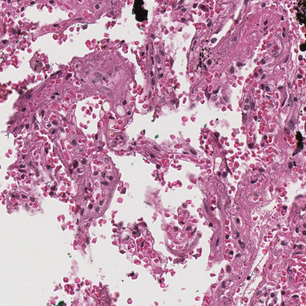
#> input picture models-sandbox/H&E_normalization/HnE_Image.png, 306 x 306 px
$ jupyter execute 'H&E_normalization.ipynb'
#> lines starting #> are read from the running program, lines starting #| are printed output that depends on the picture
[cell 1]
#!/usr/bin/env python
__author__ = "Sreenivas Bhattiprolu"
__license__ = "Feel free to copy, I appreciate if you acknowledge Python for Microscopists"


# https://youtu.be/yUrwEYgZUsA
"""
This code normalizes staining appearance of H&E stained images.
It also separates the hematoxylin and eosing stains in to different images.

Workflow based on the following papers:
A method for normalizing histology slides for quantitative analysis.
M. Macenko et al., ISBI 2009
    http://wwwx.cs.unc.edu/~mn/sites/default/files/macenko2009.pdf

Efficient nucleus detector in histopathology images. J.P. Vink et al., J Microscopy, 2013

Original MATLAB code:
    https://github.com/mitkovetta/staining-normalization/blob/master/normalizeStaining.m

Other useful references:
    https://www.ncbi.nlm.nih.gov/pmc/articles/PMC5226799/
    https://journals.plos.org/plosone/article?id=10.1371/journal.pone.0169875

PROPOSED WORKFLOW:

Input: RGB image
Step 1: Convert RGB to OD
Step 2: Remove data with OD intensity less than β
Step 3: Calculate  singular value decomposition (SVD) on the OD tuples
Step 4: Create plane from the SVD directions corresponding to the
two largest singular values
Step 5: Project data onto the plane, and normalize to unit length
Step 6: Calculate angle of each point wrt the first SVD direction
Step 7: Find robust extremes (αth and (100−α)th 7 percentiles) of the
angle
Step 8: Convert extreme values back to OD space

Output: Optimal Stain Vectors

"""

import numpy as np
import cv2
from matplotlib import pyplot as plt

[cell 2]
############### INPUT RGB IMAGE #######################
#Using opencv to read images may bemore robust compared to using skimage
#but need to remember to convert BGR to RGB.
#Also, convert to float later on and normalize to between 0 and 1.

#Image downloaded from:
#https://pbs.twimg.com/media/C1MkrgQWQAASbdz.jpg
img=cv2.imread('./HnE_Image.png', 1)
#> img is the input picture: shape (306, 306, 3); mean B, G, R 174.5, 149.5, 194.8
img = cv2.cvtColor(img, cv2.COLOR_BGR2RGB)

Io = 240 # Transmitted light intensity, Normalizing factor for image intensities
alpha = 1  #As recommend in the paper. tolerance for the pseudo-min and pseudo-max (default: 1)
beta = 0.15 #As recommended in the paper. OD threshold for transparent pixels (default: 0.15)

[cell 3]
####### Step 1: Convert RGB to OD ###################
## reference H&E OD matrix.
#Can be updated if you know the best values for your image.
#Otherwise use the following default values.
#Read the above referenced papers on this topic.
HERef = np.array([[0.5626, 0.2159],
                  [0.7201, 0.8012],
                  [0.4062, 0.5581]])
### reference maximum stain concentrations for H&E
maxCRef = np.array([1.9705, 1.0308])


# extract the height, width and num of channels of image
h, w, c = img.shape
#> h = 306; w = 306; c = 3

# reshape image to multiple rows and 3 columns.
#Num of rows depends on the image size (wxh)
img = img.reshape((-1,3))

# calculate optical density
# OD = −log10(I)
#OD = -np.log10(img+0.004)  #Use this when reading images with skimage
#Adding 0.004 just to avoid log of zero.

OD = -np.log10((img.astype(float)+1)/Io) #Use this for opencv imread
#Add 1 in case any pixels in the image have a value of 0 (log 0 is indeterminate)

"""
from mpl_toolkits.mplot3d import Axes3D

fig = plt.figure(figsize=(16, 8))
ax1 = fig.add_subplot(121, projection='3d')
ax1.scatter(img[:,0],img[:,1],img[:,2])
ax2 = fig.add_subplot(122, projection='3d')
ax2.scatter(OD[:,0],OD[:,1],OD[:,2])

plt.show()
"""

[cell 4]
############ Step 2: Remove data with OD intensity less than β ############
# remove transparent pixels (clear region with no tissue)
ODhat = OD[~np.any(OD < beta, axis=1)] #Returns an array where OD values are above beta
#Check by printing ODhat.min()

[cell 5]
############# Step 3: Calculate SVD on the OD tuples ######################
#Estimate covariance matrix of ODhat (transposed)
# and then compute eigen values & eigenvectors.
eigvals, eigvecs = np.linalg.eigh(np.cov(ODhat.T))
#> eigvals = [0.00137, 0.00308, 0.0614]; eigvecs = [[-0.188, -0.802, -0.567], [-0.587, 0.555, -0.589], [0.787, 0.223, -0.575]]

[cell 6]
######## Step 4: Create plane from the SVD directions with two largest values ######
#project on the plane spanned by the eigenvectors corresponding to the two
# largest eigenvalues
That = ODhat.dot(eigvecs[:,1:3]) #Dot product
#> That = 21347 pairs, first value -0.3 to 0.367, second value -2.47 to -0.284

[cell 7]
############### Step 5: Project data onto the plane, and normalize to unit length ###########

[cell 8]
############## Step 6: Calculate angle of each point wrt the first SVD direction ########
#find the min and max vectors and project back to OD space
phi = np.arctan2(That[:,1],That[:,0])

minPhi = np.percentile(phi, alpha)
#> minPhi = -1.57
maxPhi = np.percentile(phi, 100-alpha)
#> maxPhi = -1.18

vMin = eigvecs[:,1:3].dot(np.array([(np.cos(minPhi), np.sin(minPhi))]).T)
#> vMin = [0.571, 0.587, 0.574]
vMax = eigvecs[:,1:3].dot(np.array([(np.cos(maxPhi), np.sin(maxPhi))]).T)
#> vMax = [0.222, 0.755, 0.617]


# a heuristic to make the vector corresponding to hematoxylin first and the
# one corresponding to eosin second
if vMin[0] > vMax[0]:
    HE = np.array((vMin[:,0], vMax[:,0])).T
#> HE = [[0.571, 0.222], [0.587, 0.755], [0.574, 0.617]]

else:
    HE = np.array((vMax[:,0], vMin[:,0])).T


# rows correspond to channels (RGB), columns to OD values
Y = np.reshape(OD, (-1, 3)).T

# determine concentrations of the individual stains
C = np.linalg.lstsq(HE,Y, rcond=None)[0]

# normalize stain concentrations
maxC = np.array([np.percentile(C[0,:], 99), np.percentile(C[1,:],99)])
#> maxC = [0.797, 0.692]
tmp = np.divide(maxC,maxCRef)
#> tmp = [0.405, 0.672]
C2 = np.divide(C,tmp[:, np.newaxis])

[cell 9]
###### Step 8: Convert extreme values back to OD space
# recreate the normalized image using reference mixing matrix

Inorm = np.multiply(Io, np.exp(-HERef.dot(C2)))
Inorm[Inorm>255] = 254
Inorm = np.reshape(Inorm.T, (h, w, 3)).astype(np.uint8)
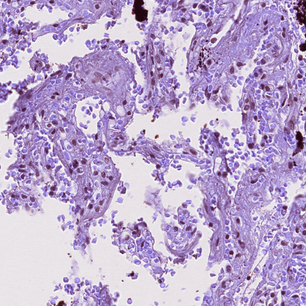
#> Inorm: shape (306, 306, 3); mean of channels 0, 1, 2 205.9, 169.4, 187.9; drawn as B, G, R

# Separating H and E components

H = np.multiply(Io, np.exp(np.expand_dims(-HERef[:,0], axis=1).dot(np.expand_dims(C2[0,:], axis=0))))
H[H>255] = 254
H = np.reshape(H.T, (h, w, 3)).astype(np.uint8)
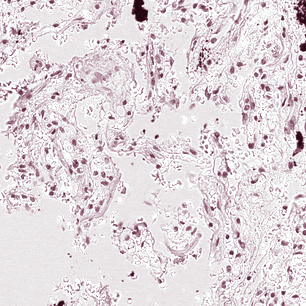
#> H: shape (306, 306, 3); mean of channels 0, 1, 2 220.1, 215.6, 225; drawn as B, G, R

E = np.multiply(Io, np.exp(np.expand_dims(-HERef[:,1], axis=1).dot(np.expand_dims(C2[1,:], axis=0))))
E[E>255] = 254
E = np.reshape(E.T, (h, w, 3)).astype(np.uint8)
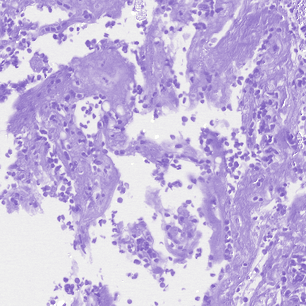
#> E: shape (306, 306, 3); mean of channels 0, 1, 2 222.2, 184.8, 198.9; drawn as B, G, R

plt.imsave("output/HnE_normalized.jpg", Inorm)
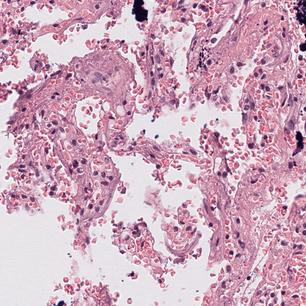
#> saved as HnE_normalized.jpg: shape (306, 306, 3); mean R, G, B 205.4, 169.4, 188
plt.imsave("output/HnE_separated_H.jpg", H)
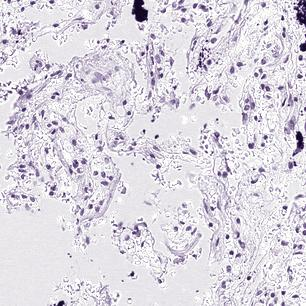
#> saved as HnE_separated_H.jpg: shape (306, 306, 3); mean R, G, B 219.3, 215.4, 223.8
plt.imsave("output/HnE_separated_E.jpg", E)
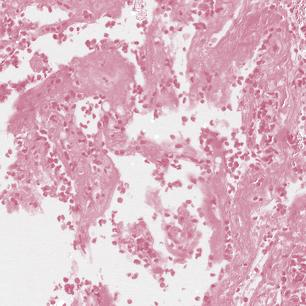
#> saved as HnE_separated_E.jpg: shape (306, 306, 3); mean R, G, B 222, 184.8, 198.9
